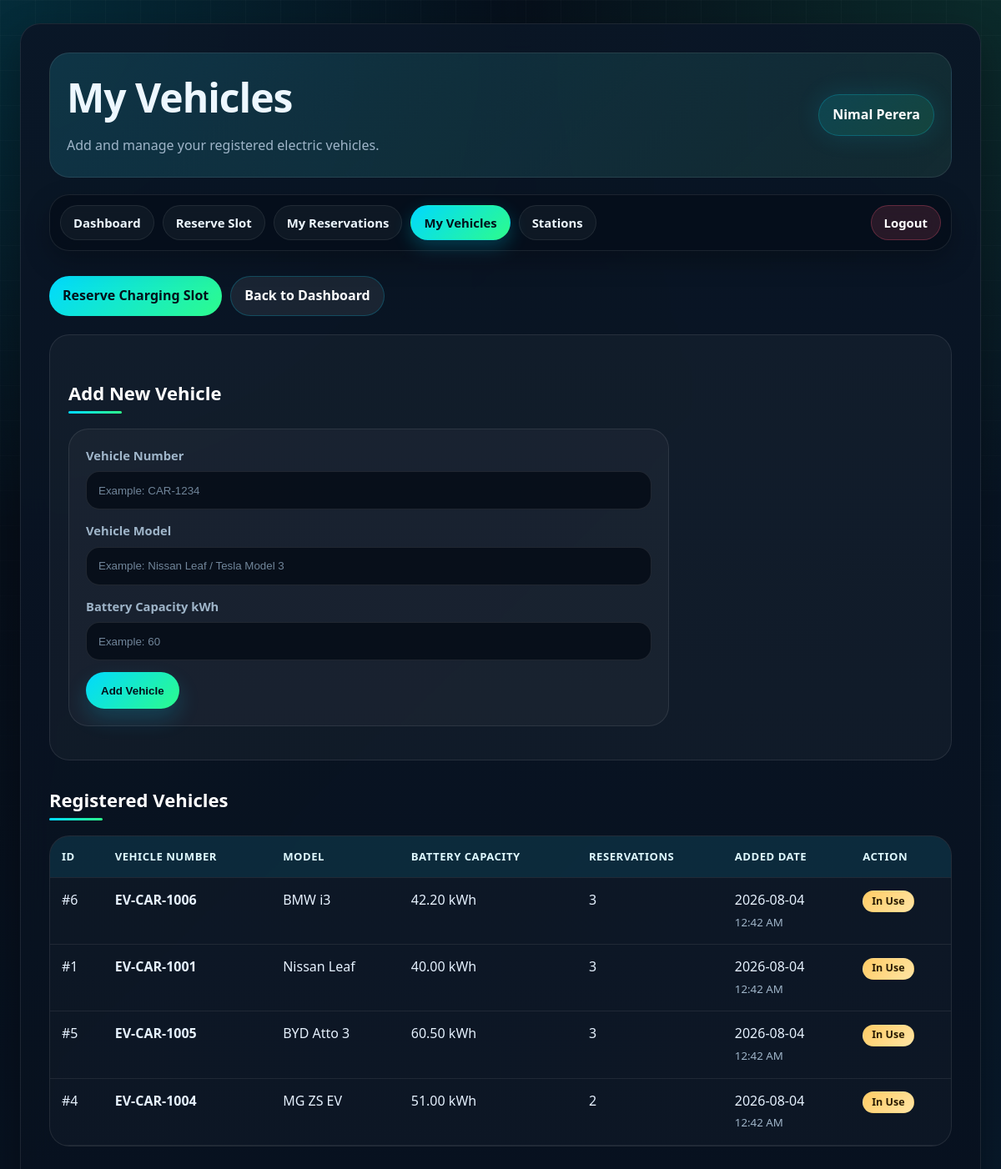
/vehicles.php (signed in), run on the app's committed database.
### tables this page shows
CREATE TABLE `vehicles` (
  `vehicle_id` int(11) NOT NULL,
  `user_id` int(11) NOT NULL,
  `vehicle_number` varchar(20) NOT NULL,
  `vehicle_model` varchar(80) NOT NULL,
  `battery_capacity` decimal(6,2) NOT NULL,
  `created_at` timestamp NOT NULL DEFAULT current_timestamp()
);

### vehicles.php (the view, shortened to what this page needs)
<?php
require_once "../config/db.php";
$user_id = $_SESSION["user_id"];
$stmt = $conn->prepare("
    SELECT
        v.vehicle_id,
        v.vehicle_number,
        v.vehicle_model,
        v.battery_capacity,
        v.created_at,
        COUNT(r.reservation_id) AS reservation_count
    FROM vehicles v
    LEFT JOIN reservations r ON v.vehicle_id = r.vehicle_id
    WHERE v.user_id = ?
    GROUP BY
        v.vehicle_id,
        v.vehicle_number,
        v.vehicle_model,
        v.battery_capacity,
        v.created_at
    ORDER BY v.created_at DESC
");
$stmt->bind_param("i", $user_id);
$stmt->execute();
$vehicles = $stmt->get_result();
require_once "_user_header.php";
?>
<div class="page-actions">
    <a class="action-btn" href="reserve.php">Reserve Charging Slot</a>
    <a class="action-btn secondary" href="dashboard.php">Back to Dashboard</a>
</div>
<div class="section-card">
    <h2>Add New Vehicle</h2>
    <form method="POST" class="compact-form">
        <label>Vehicle Number</label>
        <input
            type="text"
            name="vehicle_number"
            placeholder="Example: CAR-1234"
            required
        >
        <label>Vehicle Model</label>
        <input
            type="text"
            name="vehicle_model"
            placeholder="Example: Nissan Leaf / Tesla Model 3"
            required
        >
        <label>Battery Capacity kWh</label>
        <input
            type="number"
            step="0.01"
            min="0.01"
            name="battery_capacity"
            placeholder="Example: 60"
            required
        >
        <button type="submit" name="add_vehicle">Add Vehicle</button>
    </form>
</div>
<h2>Registered Vehicles</h2>
<div class="table-wrapper simple-table">
    <table>
        <tr>
            <th>ID</th>
            <th>Vehicle Number</th>
            <th>Model</th>
            <th>Battery Capacity</th>
            <th>Reservations</th>
            <th>Added Date</th>
            <th>Action</th>
        </tr>
        <?php if ($vehicles->num_rows > 0) { ?>
            <?php while ($row = $vehicles->fetch_assoc()) { ?>
                <tr>
                    <td>#<?= $row["vehicle_id"] ?></td>
                    <td>
                        <strong><?= htmlspecialchars($row["vehicle_number"]) ?></strong>
                    </td>
                    <td><?= htmlspecialchars($row["vehicle_model"]) ?></td>
                    <td>
                        <?= number_format($row["battery_capacity"], 2) ?> kWh
                    </td>
                    <td>
                        <?= $row["reservation_count"] ?>
                    </td>
                    <td>
                        <?= date("Y-m-d", strtotime($row["created_at"])) ?><br>
                        <small><?= date("h:i A", strtotime($row["created_at"])) ?></small>
                    </td>
                    <td>
                        <?php if (intval($row["reservation_count"]) === 0) { ?>
                            <a
                                onclick="return confirm('Delete this vehicle?')"
                                href="vehicles.php?delete=<?= $row['vehicle_id'] ?>"
                            >
                                Delete
                            </a>
                        <?php } else { ?>
                            <span class="badge badge-pending">In Use</span>
                        <?php } ?>
                    </td>
                </tr>
            <?php } ?>
        <?php } else { ?>
            <tr>
                <td colspan="7">No vehicles added yet.</td>
            </tr>
        <?php } ?>
    </table>
</div>
<?php require_once "_user_footer.php"; ?>

### data on the page
vehicles: vehicle_id "6", vehicle_number "EV-CAR-1006", vehicle_model "BMW i3", battery_capacity "42.20", reservation_count "3", created_at "2026-08-04", created_at "12:42 AM"
vehicles: vehicle_id "1", vehicle_number "EV-CAR-1001", vehicle_model "Nissan Leaf", battery_capacity "40.00", reservation_count "3", created_at "2026-08-04", created_at "12:42 AM"
vehicles: vehicle_id "5", vehicle_number "EV-CAR-1005", vehicle_model "BYD Atto 3", battery_capacity "60.50", reservation_count "3", created_at "2026-08-04", created_at "12:42 AM"
vehicles: vehicle_id "4", vehicle_number "EV-CAR-1004", vehicle_model "MG ZS EV", battery_capacity "51.00", reservation_count "2", created_at "2026-08-04", created_at "12:42 AM"

### other printed values
$page_title "My Vehicles"
$page_subtitle "Add and manage your registered electric vehicles."
$_SESSION["full_name"] "Nimal Perera"
